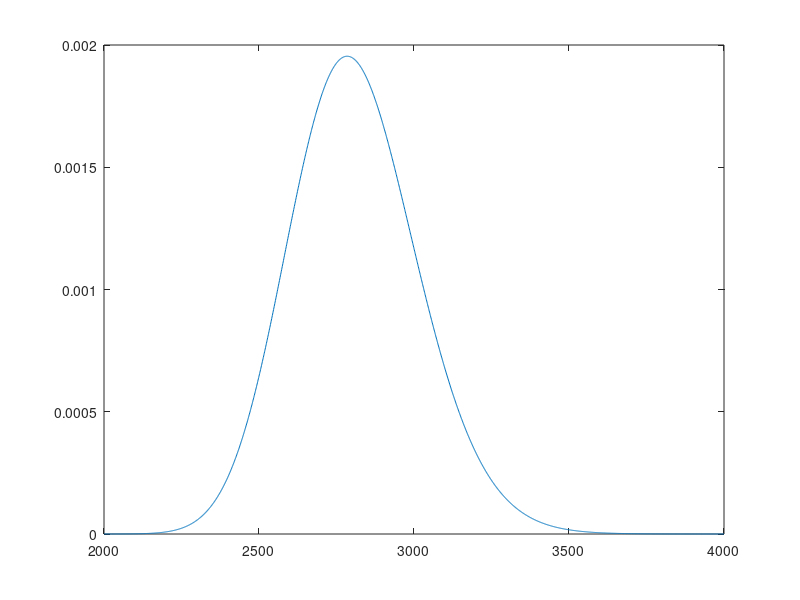

The MATLAB script that drew this image:

clear
% the gap of n must be 1, or the sum(final) will not be the area.
n = 2000:1:4000;

%crosslinker density
%np = 8.2e19;
np = 8.72e21;
% crosslinker distance
D = sqrt(3)/2*(2/np)^(1/3);
% kuhn length
b = 1.1e-10;
%D = b*100;
% equivalent sphere crosslinker
r0 = 1e-8; 
% active part per crosslinker
nsite = 108;
k = b^2*nsite/4/r0^2;
%k = 0.0058;
%fstr = fstr_easy*kb*T/b; chain break force
fstr_easy = 2;

% compute chain length distribution
G = 3*D^2./(2*b^2.*n);
mid = k/sqrt(pi).*(sqrt(6*n).*exp(-G)+3*D/b*sqrt(pi*n).*erf(sqrt(G))-sqrt(6)*exp(-G.*n)-3*D/b.*erf(sqrt(G.*n)));
final=k*sqrt(3/2/pi./n).*exp(-G-mid+500);% un-normalized P, +500 to avoid final to be so small to regonized as zero in matlab
P = final/sum(final);
plot(n,P)
